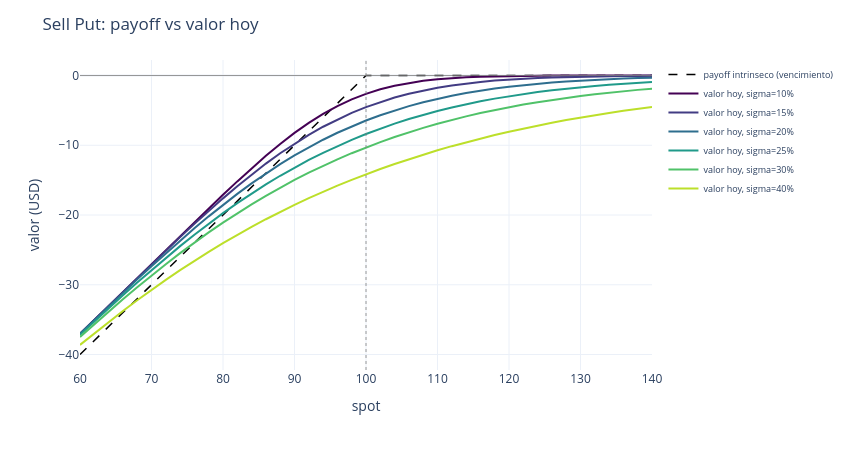
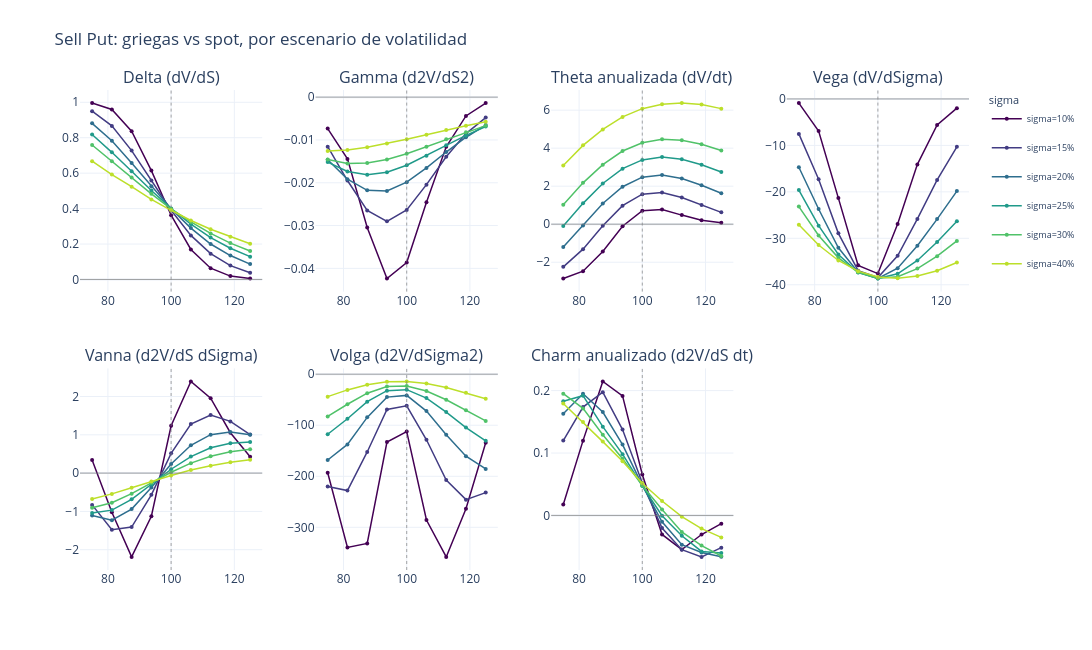

Notebook cell for these charts, in order:
### Markdown cell above
### `sell_put` -- put vendida (P100, x-1)

Espejo de `buy_put`: delta positiva, gamma/vega negativas, theta positiva. Riesgo grande si el
spot cae con fuerza (perdida casi tan grande como el nocional menos la prima cobrada) -- el
patron clasico de "vender puts para comprar la accion mas barata" visto desde el riesgo de cola.

### Code cell
grids_sell_put = analyze_strategy("sell_put", "Sell Put")

### Figure 1 — Plotly figure (JSON) as saved in the notebook; plotly's stock layout.template omitted (floating-point values rounded to 4 significant figures)
{"data": [{"hovertemplate": "spot=%{x:.1f}<br>payoff=%{y:.2f}<extra>vencimiento</extra>", "line": {"color": "black", "dash": "dash", "width": 1.5}, "mode": "lines", "name": "payoff intrinseco (vencimiento)", "type": "scatter", "x": [60.0, 62.0, 64.0, 66.0, 68.0, 70.0, 72.0, 74.0, 76.0, 78.0, 80.0, 82.0, 84.0, 86.0, 88.0, 90.0, 92.0, 94.0, 96.0, 98.0, 100.0, 102.0, 104.0, 106.0, 108.0, 110.0, 112.0, 114.0, 116.0, 118.0, 120.0, 122.0, 124.0, 126.0, 128.0, 130.0, 132.0, 134.0, 136.0, 138.0, 140.0], "y": [-40.0, -38.0, -36.0, -34.0, -32.0, -30.0, -28.0, -26.0, -24.0, -22.0, -20.0, -18.0, -16.0, -14.0, -12.0, -10.0, -8.0, -6.0, -4.0, -2.0, 0.0, 0.0, 0.0, 0.0, 0.0, 0.0, 0.0, 0.0, 0.0, 0.0, 0.0, 0.0, 0.0, 0.0, 0.0, 0.0, 0.0, 0.0, 0.0, 0.0, 0.0]}, {"hovertemplate": "spot=%{x:.1f}<br>valor=%{y:.2f}<extra>sigma=10%</extra>", "line": {"color": "rgb(68, 1, 84)", "width": 2}, "mode": "lines", "name": "valor hoy, sigma=10%", "type": "scatter", "x": [60.0, 62.0, 64.0, 66.0, 68.0, 70.0, 72.0, 74.0, 76.0, 78.0, 80.0, 82.0, 84.0, 86.0, 88.0, 90.0, 92.0, 94.0, 96.0, 98.0, 100.0, 102.0, 104.0, 106.0, 108.0, 110.0, 112.0, 114.0, 116.0, 118.0, 120.0, 122.0, 124.0, 126.0, 128.0, 130.0, 132.0, 134.0, 136.0, 138.0, 140.0], "y": [-37.03, -35.03, -33.03, -31.03, -29.03, -27.03, -25.03, -23.03, -21.04, -19.06, -17.1, -15.18, -13.31, -11.52, -9.814, -8.234, -6.796, -5.511, -4.389, -3.431, -2.63, -1.977, -1.459, -1.059, -0.7532, -0.5251, -0.3594, -0.2425, -0.1618, -0.1066, -0.06937, -0.04441, -0.02805, -0.01757, -0.01113, -0.006496, -0.003591, -0.001818, -0.000874, -0.0002843, -2.06e-05]}, {"hovertemplate": "spot=%{x:.1f}<br>valor=%{y:.2f}<extra>sigma=15%</extra>", "line": {"color": "rgb(66, 60, 131)", "width": 2}, "mode": "lines", "name": "valor hoy, sigma=15%", "type": "scatter", "x": [60.0, 62.0, 64.0, 66.0, 68.0, 70.0, 72.0, 74.0, 76.0, 78.0, 80.0, 82.0, 84.0, 86.0, 88.0, 90.0, 92.0, 94.0, 96.0, 98.0, 100.0, 102.0, 104.0, 106.0, 108.0, 110.0, 112.0, 114.0, 116.0, 118.0, 120.0, 122.0, 124.0, 126.0, 128.0, 130.0, 132.0, 134.0, 136.0, 138.0, 140.0], "y": [-37.02, -35.02, -33.03, -31.03, -29.04, -27.07, -25.11, -23.18, -21.27, -19.42, -17.62, -15.87, -14.21, -12.63, -11.15, -9.773, -8.504, -7.347, -6.3, -5.364, -4.533, -3.801, -3.164, -2.617, -2.15, -1.757, -1.427, -1.15, -0.9213, -0.7326, -0.5797, -0.4561, -0.358, -0.2801, -0.2184, -0.1697, -0.1316, -0.1016, -0.078, -0.05971, -0.04548]}, {"hovertemplate": "spot=%{x:.1f}<br>valor=%{y:.2f}<extra>sigma=20%</extra>", "line": {"color": "rgb(46, 110, 142)", "width": 2}, "mode": "lines", "name": "valor hoy, sigma=20%", "type": "scatter", "x": [60.0, 62.0, 64.0, 66.0, 68.0, 70.0, 72.0, 74.0, 76.0, 78.0, 80.0, 82.0, 84.0, 86.0, 88.0, 90.0, 92.0, 94.0, 96.0, 98.0, 100.0, 102.0, 104.0, 106.0, 108.0, 110.0, 112.0, 114.0, 116.0, 118.0, 120.0, 122.0, 124.0, 126.0, 128.0, 130.0, 132.0, 134.0, 136.0, 138.0, 140.0], "y": [-37.04, -35.07, -33.1, -31.15, -29.23, -27.33, -25.48, -23.67, -21.9, -20.19, -18.54, -16.97, -15.47, -14.05, -12.71, -11.46, -10.29, -9.21, -8.211, -7.294, -6.459, -5.698, -5.008, -4.386, -3.831, -3.336, -2.897, -2.51, -2.169, -1.87, -1.607, -1.377, -1.177, -1.003, -0.8531, -0.7241, -0.6131, -0.5194, -0.4392, -0.3713, -0.3135]}, {"hovertemplate": "spot=%{x:.1f}<br>valor=%{y:.2f}<extra>sigma=25%</extra>", "line": {"color": "rgb(32, 154, 138)", "width": 2}, "mode": "lines", "name": "valor hoy, sigma=25%", "type": "scatter", "x": [60.0, 62.0, 64.0, 66.0, 68.0, 70.0, 72.0, 74.0, 76.0, 78.0, 80.0, 82.0, 84.0, 86.0, 88.0, 90.0, 92.0, 94.0, 96.0, 98.0, 100.0, 102.0, 104.0, 106.0, 108.0, 110.0, 112.0, 114.0, 116.0, 118.0, 120.0, 122.0, 124.0, 126.0, 128.0, 130.0, 132.0, 134.0, 136.0, 138.0, 140.0], "y": [-37.18, -35.26, -33.36, -31.5, -29.67, -27.89, -26.15, -24.46, -22.83, -21.25, -19.74, -18.29, -16.92, -15.61, -14.37, -13.2, -12.11, -11.08, -10.12, -9.22, -8.389, -7.619, -6.905, -6.246, -5.64, -5.085, -4.579, -4.117, -3.696, -3.315, -2.971, -2.659, -2.377, -2.122, -1.892, -1.686, -1.499, -1.332, -1.181, -1.048, -0.9285]}, {"hovertemplate": "spot=%{x:.1f}<br>valor=%{y:.2f}<extra>sigma=30%</extra>", "line": {"color": "rgb(80, 194, 105)", "width": 2}, "mode": "lines", "name": "valor hoy, sigma=30%", "type": "scatter", "x": [60.0, 62.0, 64.0, 66.0, 68.0, 70.0, 72.0, 74.0, 76.0, 78.0, 80.0, 82.0, 84.0, 86.0, 88.0, 90.0, 92.0, 94.0, 96.0, 98.0, 100.0, 102.0, 104.0, 106.0, 108.0, 110.0, 112.0, 114.0, 116.0, 118.0, 120.0, 122.0, 124.0, 126.0, 128.0, 130.0, 132.0, 134.0, 136.0, 138.0, 140.0], "y": [-37.48, -35.65, -33.84, -32.08, -30.36, -28.68, -27.05, -25.47, -23.95, -22.49, -21.09, -19.74, -18.46, -17.24, -16.08, -14.98, -13.93, -12.95, -12.02, -11.14, -10.32, -9.547, -8.825, -8.147, -7.514, -6.923, -6.373, -5.862, -5.39, -4.952, -4.546, -4.171, -3.826, -3.508, -3.215, -2.945, -2.696, -2.466, -2.255, -2.061, -1.883]}, {"hovertemplate": "spot=%{x:.1f}<br>valor=%{y:.2f}<extra>sigma=40%</extra>", "line": {"color": "rgb(188, 223, 42)", "width": 2}, "mode": "lines", "name": "valor hoy, sigma=40%", "type": "scatter", "x": [60.0, 62.0, 64.0, 66.0, 68.0, 70.0, 72.0, 74.0, 76.0, 78.0, 80.0, 82.0, 84.0, 86.0, 88.0, 90.0, 92.0, 94.0, 96.0, 98.0, 100.0, 102.0, 104.0, 106.0, 108.0, 110.0, 112.0, 114.0, 116.0, 118.0, 120.0, 122.0, 124.0, 126.0, 128.0, 130.0, 132.0, 134.0, 136.0, 138.0, 140.0], "y": [-38.62, -36.96, -35.34, -33.75, -32.22, -30.73, -29.29, -27.9, -26.57, -25.28, -24.04, -22.85, -21.7, -20.61, -19.55, -18.55, -17.59, -16.67, -15.8, -14.96, -14.16, -13.4, -12.68, -11.99, -11.34, -10.72, -10.13, -9.57, -9.038, -8.534, -8.056, -7.604, -7.177, -6.774, -6.393, -6.031, -5.689, -5.367, -5.064, -4.778, -4.507]}], "layout": {"height": 450, "legend": {"font": {"size": 9}}, "margin": {"r": 20, "t": 60}, "shapes": [{"line": {"color": "gray", "width": 0.8}, "type": "line", "x0": 0, "x1": 1, "xref": "x domain", "y0": 0.0, "y1": 0.0, "yref": "y"}, {"line": {"color": "gray", "dash": "dot", "width": 0.8}, "type": "line", "x0": 100.0, "x1": 100.0, "xref": "x", "y0": 0, "y1": 1, "yref": "y domain"}], "title": {"text": "Sell Put: payoff vs valor hoy"}, "width": 850, "xaxis": {"title": {"text": "spot"}}, "yaxis": {"title": {"text": "valor (USD)"}}}}

### Figure 2 — Plotly figure (JSON) as saved in the notebook; plotly's stock layout.template omitted (floating-point values rounded to 4 significant figures)
{"data": [{"hovertemplate": "spot=%{x:.1f}<br>valor=%{y:.4f}<extra>sigma=10%</extra>", "legendgroup": "vol0", "line": {"color": "rgb(68, 1, 84)", "width": 1.5}, "marker": {"size": 4}, "mode": "lines+markers", "name": "sigma=10%", "showlegend": true, "type": "scatter", "x": [75.0, 81.25, 87.5, 93.75, 100.0, 106.2, 112.5, 118.8, 125.0], "xaxis": "x", "y": [0.9955, 0.9593, 0.8371, 0.6145, 0.3625, 0.1693, 0.06379, 0.01912, 0.005436], "yaxis": "y"}, {"hovertemplate": "spot=%{x:.1f}<br>valor=%{y:.4f}<extra>sigma=15%</extra>", "legendgroup": "vol1", "line": {"color": "rgb(66, 60, 131)", "width": 1.5}, "marker": {"size": 4}, "mode": "lines+markers", "name": "sigma=15%", "showlegend": true, "type": "scatter", "x": [75.0, 81.25, 87.5, 93.75, 100.0, 106.2, 112.5, 118.8, 125.0], "xaxis": "x", "y": [0.95, 0.8668, 0.7273, 0.5591, 0.3906, 0.2487, 0.1459, 0.07844, 0.0378], "yaxis": "y"}, {"hovertemplate": "spot=%{x:.1f}<br>valor=%{y:.4f}<extra>sigma=20%</extra>", "legendgroup": "vol2", "line": {"color": "rgb(46, 110, 142)", "width": 1.5}, "marker": {"size": 4}, "mode": "lines+markers", "name": "sigma=20%", "showlegend": true, "type": "scatter", "x": [75.0, 81.25, 87.5, 93.75, 100.0, 106.2, 112.5, 118.8, 125.0], "xaxis": "x", "y": [0.8813, 0.7827, 0.6577, 0.5258, 0.3987, 0.29, 0.2002, 0.135, 0.08695], "yaxis": "y"}, {"hovertemplate": "spot=%{x:.1f}<br>valor=%{y:.4f}<extra>sigma=25%</extra>", "legendgroup": "vol3", "line": {"color": "rgb(32, 154, 138)", "width": 1.5}, "marker": {"size": 4}, "mode": "lines+markers", "name": "sigma=25%", "showlegend": true, "type": "scatter", "x": [75.0, 81.25, 87.5, 93.75, 100.0, 106.2, 112.5, 118.8, 125.0], "xaxis": "x", "y": [0.8179, 0.7176, 0.6108, 0.5026, 0.4004, 0.3119, 0.2366, 0.1761, 0.1287], "yaxis": "y"}, {"hovertemplate": "spot=%{x:.1f}<br>valor=%{y:.4f}<extra>sigma=30%</extra>", "legendgroup": "vol4", "line": {"color": "rgb(80, 194, 105)", "width": 1.5}, "marker": {"size": 4}, "mode": "lines+markers", "name": "sigma=30%", "showlegend": true, "type": "scatter", "x": [75.0, 81.25, 87.5, 93.75, 100.0, 106.2, 112.5, 118.8, 125.0], "xaxis": "x", "y": [0.7591, 0.6669, 0.5755, 0.4835, 0.3981, 0.3246, 0.2598, 0.2054, 0.1606], "yaxis": "y"}, {"hovertemplate": "spot=%{x:.1f}<br>valor=%{y:.4f}<extra>sigma=40%</extra>", "legendgroup": "vol5", "line": {"color": "rgb(188, 223, 42)", "width": 1.5}, "marker": {"size": 4}, "mode": "lines+markers", "name": "sigma=40%", "showlegend": true, "type": "scatter", "x": [75.0, 81.25, 87.5, 93.75, 100.0, 106.2, 112.5, 118.8, 125.0], "xaxis": "x", "y": [0.6677, 0.5919, 0.5235, 0.4516, 0.3905, 0.333, 0.2834, 0.2405, 0.2016], "yaxis": "y"}, {"hovertemplate": "spot=%{x:.1f}<br>valor=%{y:.4f}<extra>sigma=10%</extra>", "legendgroup": "vol0", "line": {"color": "rgb(68, 1, 84)", "width": 1.5}, "marker": {"size": 4}, "mode": "lines+markers", "name": "sigma=10%", "showlegend": false, "type": "scatter", "x": [75.0, 81.25, 87.5, 93.75, 100.0, 106.2, 112.5, 118.8, 125.0], "xaxis": "x2", "y": [-0.007348, -0.01442, -0.03044, -0.04237, -0.03864, -0.02457, -0.01159, -0.004392, -0.001387], "yaxis": "y2"}, {"hovertemplate": "spot=%{x:.1f}<br>valor=%{y:.4f}<extra>sigma=15%</extra>", "legendgroup": "vol1", "line": {"color": "rgb(66, 60, 131)", "width": 1.5}, "marker": {"size": 4}, "mode": "lines+markers", "name": "sigma=15%", "showlegend": false, "type": "scatter", "x": [75.0, 81.25, 87.5, 93.75, 100.0, 106.2, 112.5, 118.8, 125.0], "xaxis": "x2", "y": [-0.01157, -0.01948, -0.02648, -0.02902, -0.02634, -0.02045, -0.01392, -0.008508, -0.00478], "yaxis": "y2"}, {"hovertemplate": "spot=%{x:.1f}<br>valor=%{y:.4f}<extra>sigma=20%</extra>", "legendgroup": "vol2", "line": {"color": "rgb(46, 110, 142)", "width": 1.5}, "marker": {"size": 4}, "mode": "lines+markers", "name": "sigma=20%", "showlegend": false, "type": "scatter", "x": [75.0, 81.25, 87.5, 93.75, 100.0, 106.2, 112.5, 118.8, 125.0], "xaxis": "x2", "y": [-0.01462, -0.01915, -0.02177, -0.02191, -0.01987, -0.01654, -0.01282, -0.009366, -0.006515], "yaxis": "y2"}, {"hovertemplate": "spot=%{x:.1f}<br>valor=%{y:.4f}<extra>sigma=25%</extra>", "legendgroup": "vol3", "line": {"color": "rgb(32, 154, 138)", "width": 1.5}, "marker": {"size": 4}, "mode": "lines+markers", "name": "sigma=25%", "showlegend": false, "type": "scatter", "x": [75.0, 81.25, 87.5, 93.75, 100.0, 106.2, 112.5, 118.8, 125.0], "xaxis": "x2", "y": [-0.01518, -0.01738, -0.01813, -0.01754, -0.0159, -0.01367, -0.01126, -0.008938, -0.006884], "yaxis": "y2"}, {"hovertemplate": "spot=%{x:.1f}<br>valor=%{y:.4f}<extra>sigma=30%</extra>", "legendgroup": "vol4", "line": {"color": "rgb(80, 194, 105)", "width": 1.5}, "marker": {"size": 4}, "mode": "lines+markers", "name": "sigma=30%", "showlegend": false, "type": "scatter", "x": [75.0, 81.25, 87.5, 93.75, 100.0, 106.2, 112.5, 118.8, 125.0], "xaxis": "x2", "y": [-0.01459, -0.01547, -0.01541, -0.01458, -0.01322, -0.01157, -0.009847, -0.008181, -0.006663], "yaxis": "y2"}, {"hovertemplate": "spot=%{x:.1f}<br>valor=%{y:.4f}<extra>sigma=40%</extra>", "legendgroup": "vol5", "line": {"color": "rgb(188, 223, 42)", "width": 1.5}, "marker": {"size": 4}, "mode": "lines+markers", "name": "sigma=40%", "showlegend": false, "type": "scatter", "x": [75.0, 81.25, 87.5, 93.75, 100.0, 106.2, 112.5, 118.8, 125.0], "xaxis": "x2", "y": [-0.01256, -0.01232, -0.01171, -0.01085, -0.009837, -0.008765, -0.007704, -0.006696, -0.005766], "yaxis": "y2"}, {"hovertemplate": "spot=%{x:.1f}<br>valor=%{y:.4f}<extra>sigma=10%</extra>", "legendgroup": "vol0", "line": {"color": "rgb(68, 1, 84)", "width": 1.5}, "marker": {"size": 4}, "mode": "lines+markers", "name": "sigma=10%", "showlegend": false, "type": "scatter", "x": [75.0, 81.25, 87.5, 93.75, 100.0, 106.2, 112.5, 118.8, 125.0], "xaxis": "x3", "y": [-2.857, -2.471, -1.438, -0.1077, 0.7138, 0.7766, 0.479, 0.2084, 0.07794], "yaxis": "y3"}, {"hovertemplate": "spot=%{x:.1f}<br>valor=%{y:.4f}<extra>sigma=15%</extra>", "legendgroup": "vol1", "line": {"color": "rgb(66, 60, 131)", "width": 1.5}, "marker": {"size": 4}, "mode": "lines+markers", "name": "sigma=15%", "showlegend": false, "type": "scatter", "x": [75.0, 81.25, 87.5, 93.75, 100.0, 106.2, 112.5, 118.8, 125.0], "xaxis": "x3", "y": [-2.243, -1.314, -0.08399, 0.9763, 1.577, 1.664, 1.405, 1.007, 0.6231], "yaxis": "y3"}, {"hovertemplate": "spot=%{x:.1f}<br>valor=%{y:.4f}<extra>sigma=20%</extra>", "legendgroup": "vol2", "line": {"color": "rgb(46, 110, 142)", "width": 1.5}, "marker": {"size": 4}, "mode": "lines+markers", "name": "sigma=20%", "showlegend": false, "type": "scatter", "x": [75.0, 81.25, 87.5, 93.75, 100.0, 106.2, 112.5, 118.8, 125.0], "xaxis": "x3", "y": [-1.198, -0.06557, 1.087, 1.972, 2.476, 2.592, 2.401, 2.052, 1.625], "yaxis": "y3"}, {"hovertemplate": "spot=%{x:.1f}<br>valor=%{y:.4f}<extra>sigma=25%</extra>", "legendgroup": "vol3", "line": {"color": "rgb(32, 154, 138)", "width": 1.5}, "marker": {"size": 4}, "mode": "lines+markers", "name": "sigma=25%", "showlegend": false, "type": "scatter", "x": [75.0, 81.25, 87.5, 93.75, 100.0, 106.2, 112.5, 118.8, 125.0], "xaxis": "x3", "y": [-0.09877, 1.096, 2.142, 2.923, 3.382, 3.528, 3.416, 3.13, 2.742], "yaxis": "y3"}, {"hovertemplate": "spot=%{x:.1f}<br>valor=%{y:.4f}<extra>sigma=30%</extra>", "legendgroup": "vol4", "line": {"color": "rgb(80, 194, 105)", "width": 1.5}, "marker": {"size": 4}, "mode": "lines+markers", "name": "sigma=30%", "showlegend": false, "type": "scatter", "x": [75.0, 81.25, 87.5, 93.75, 100.0, 106.2, 112.5, 118.8, 125.0], "xaxis": "x3", "y": [1.024, 2.176, 3.131, 3.85, 4.286, 4.466, 4.418, 4.202, 3.874], "yaxis": "y3"}, {"hovertemplate": "spot=%{x:.1f}<br>valor=%{y:.4f}<extra>sigma=40%</extra>", "legendgroup": "vol5", "line": {"color": "rgb(188, 223, 42)", "width": 1.5}, "marker": {"size": 4}, "mode": "lines+markers", "name": "sigma=40%", "showlegend": false, "type": "scatter", "x": [75.0, 81.25, 87.5, 93.75, 100.0, 106.2, 112.5, 118.8, 125.0], "xaxis": "x3", "y": [3.092, 4.147, 4.988, 5.644, 6.077, 6.309, 6.371, 6.296, 6.079], "yaxis": "y3"}, {"hovertemplate": "spot=%{x:.1f}<br>valor=%{y:.4f}<extra>sigma=10%</extra>", "legendgroup": "vol0", "line": {"color": "rgb(68, 1, 84)", "width": 1.5}, "marker": {"size": 4}, "mode": "lines+markers", "name": "sigma=10%", "showlegend": false, "type": "scatter", "x": [75.0, 81.25, 87.5, 93.75, 100.0, 106.2, 112.5, 118.8, 125.0], "xaxis": "x4", "y": [-0.8941, -6.895, -21.34, -35.82, -37.59, -26.92, -14.09, -5.59, -1.988], "yaxis": "y4"}, {"hovertemplate": "spot=%{x:.1f}<br>valor=%{y:.4f}<extra>sigma=15%</extra>", "legendgroup": "vol1", "line": {"color": "rgb(66, 60, 131)", "width": 1.5}, "marker": {"size": 4}, "mode": "lines+markers", "name": "sigma=15%", "showlegend": false, "type": "scatter", "x": [75.0, 81.25, 87.5, 93.75, 100.0, 106.2, 112.5, 118.8, 125.0], "xaxis": "x4", "y": [-7.526, -17.28, -28.94, -36.96, -38.45, -33.76, -25.83, -17.43, -10.32], "yaxis": "y4"}, {"hovertemplate": "spot=%{x:.1f}<br>valor=%{y:.4f}<extra>sigma=20%</extra>", "legendgroup": "vol2", "line": {"color": "rgb(46, 110, 142)", "width": 1.5}, "marker": {"size": 4}, "mode": "lines+markers", "name": "sigma=20%", "showlegend": false, "type": "scatter", "x": [75.0, 81.25, 87.5, 93.75, 100.0, 106.2, 112.5, 118.8, 125.0], "xaxis": "x4", "y": [-14.69, -23.69, -32.05, -37.3, -38.64, -36.44, -31.59, -25.86, -19.83], "yaxis": "y4"}, {"hovertemplate": "spot=%{x:.1f}<br>valor=%{y:.4f}<extra>sigma=25%</extra>", "legendgroup": "vol3", "line": {"color": "rgb(32, 154, 138)", "width": 1.5}, "marker": {"size": 4}, "mode": "lines+markers", "name": "sigma=25%", "showlegend": false, "type": "scatter", "x": [75.0, 81.25, 87.5, 93.75, 100.0, 106.2, 112.5, 118.8, 125.0], "xaxis": "x4", "y": [-19.62, -27.29, -33.48, -37.37, -38.65, -37.64, -34.77, -30.8, -26.33], "yaxis": "y4"}, {"hovertemplate": "spot=%{x:.1f}<br>valor=%{y:.4f}<extra>sigma=30%</extra>", "legendgroup": "vol4", "line": {"color": "rgb(80, 194, 105)", "width": 1.5}, "marker": {"size": 4}, "mode": "lines+markers", "name": "sigma=30%", "showlegend": false, "type": "scatter", "x": [75.0, 81.25, 87.5, 93.75, 100.0, 106.2, 112.5, 118.8, 125.0], "xaxis": "x4", "y": [-23.16, -29.39, -34.21, -37.33, -38.58, -38.26, -36.52, -33.84, -30.55], "yaxis": "y4"}, {"hovertemplate": "spot=%{x:.1f}<br>valor=%{y:.4f}<extra>sigma=40%</extra>", "legendgroup": "vol5", "line": {"color": "rgb(188, 223, 42)", "width": 1.5}, "marker": {"size": 4}, "mode": "lines+markers", "name": "sigma=40%", "showlegend": false, "type": "scatter", "x": [75.0, 81.25, 87.5, 93.75, 100.0, 106.2, 112.5, 118.8, 125.0], "xaxis": "x4", "y": [-27.06, -31.43, -34.77, -37.07, -38.34, -38.61, -38.11, -36.99, -35.2], "yaxis": "y4"}, {"hovertemplate": "spot=%{x:.1f}<br>valor=%{y:.4f}<extra>sigma=10%</extra>", "legendgroup": "vol0", "line": {"color": "rgb(68, 1, 84)", "width": 1.5}, "marker": {"size": 4}, "mode": "lines+markers", "name": "sigma=10%", "showlegend": false, "type": "scatter", "x": [75.0, 81.25, 87.5, 93.75, 100.0, 106.2, 112.5, 118.8, 125.0], "xaxis": "x5", "y": [0.3454, -1.024, -2.189, -1.125, 1.237, 2.393, 1.957, 1.055, 0.4272], "yaxis": "y5"}, {"hovertemplate": "spot=%{x:.1f}<br>valor=%{y:.4f}<extra>sigma=15%</extra>", "legendgroup": "vol1", "line": {"color": "rgb(66, 60, 131)", "width": 1.5}, "marker": {"size": 4}, "mode": "lines+markers", "name": "sigma=15%", "showlegend": false, "type": "scatter", "x": [75.0, 81.25, 87.5, 93.75, 100.0, 106.2, 112.5, 118.8, 125.0], "xaxis": "x5", "y": [-0.83, -1.477, -1.409, -0.5669, 0.5159, 1.281, 1.518, 1.351, 1.006], "yaxis": "y5"}, {"hovertemplate": "spot=%{x:.1f}<br>valor=%{y:.4f}<extra>sigma=20%</extra>", "legendgroup": "vol2", "line": {"color": "rgb(46, 110, 142)", "width": 1.5}, "marker": {"size": 4}, "mode": "lines+markers", "name": "sigma=20%", "showlegend": false, "type": "scatter", "x": [75.0, 81.25, 87.5, 93.75, 100.0, 106.2, 112.5, 118.8, 125.0], "xaxis": "x5", "y": [-1.108, -1.229, -0.9392, -0.3776, 0.2386, 0.7276, 1.004, 1.074, 0.9993], "yaxis": "y5"}, {"hovertemplate": "spot=%{x:.1f}<br>valor=%{y:.4f}<extra>sigma=25%</extra>", "legendgroup": "vol3", "line": {"color": "rgb(32, 154, 138)", "width": 1.5}, "marker": {"size": 4}, "mode": "lines+markers", "name": "sigma=25%", "showlegend": false, "type": "scatter", "x": [75.0, 81.25, 87.5, 93.75, 100.0, 106.2, 112.5, 118.8, 125.0], "xaxis": "x5", "y": [-1.042, -0.9664, -0.6837, -0.2957, 0.1015, 0.433, 0.6615, 0.782, 0.8106], "yaxis": "y5"}, {"hovertemplate": "spot=%{x:.1f}<br>valor=%{y:.4f}<extra>sigma=30%</extra>", "legendgroup": "vol4", "line": {"color": "rgb(80, 194, 105)", "width": 1.5}, "marker": {"size": 4}, "mode": "lines+markers", "name": "sigma=30%", "showlegend": false, "type": "scatter", "x": [75.0, 81.25, 87.5, 93.75, 100.0, 106.2, 112.5, 118.8, 125.0], "xaxis": "x5", "y": [-0.9066, -0.7732, -0.5357, -0.2544, 0.0229, 0.2607, 0.4411, 0.5595, 0.6213], "yaxis": "y5"}, {"hovertemplate": "spot=%{x:.1f}<br>valor=%{y:.4f}<extra>sigma=40%</extra>", "legendgroup": "vol5", "line": {"color": "rgb(188, 223, 42)", "width": 1.5}, "marker": {"size": 4}, "mode": "lines+markers", "name": "sigma=40%", "showlegend": false, "type": "scatter", "x": [75.0, 81.25, 87.5, 93.75, 100.0, 106.2, 112.5, 118.8, 125.0], "xaxis": "x5", "y": [-0.674, -0.5424, -0.3831, -0.2173, -0.05974, 0.07894, 0.1937, 0.283, 0.3477], "yaxis": "y5"}, {"hovertemplate": "spot=%{x:.1f}<br>valor=%{y:.4f}<extra>sigma=10%</extra>", "legendgroup": "vol0", "line": {"color": "rgb(68, 1, 84)", "width": 1.5}, "marker": {"size": 4}, "mode": "lines+markers", "name": "sigma=10%", "showlegend": false, "type": "scatter", "x": [75.0, 81.25, 87.5, 93.75, 100.0, 106.2, 112.5, 118.8, 125.0], "xaxis": "x6", "y": [-193.1, -339.5, -331.5, -133.1, -112.3, -285.7, -358.0, -263.7, -134.5], "yaxis": "y6"}, {"hovertemplate": "spot=%{x:.1f}<br>valor=%{y:.4f}<extra>sigma=15%</extra>", "legendgroup": "vol1", "line": {"color": "rgb(66, 60, 131)", "width": 1.5}, "marker": {"size": 4}, "mode": "lines+markers", "name": "sigma=15%", "showlegend": false, "type": "scatter", "x": [75.0, 81.25, 87.5, 93.75, 100.0, 106.2, 112.5, 118.8, 125.0], "xaxis": "x6", "y": [-220.0, -227.9, -152.3, -69.07, -61.82, -128.5, -207.3, -245.8, -232.0], "yaxis": "y6"}, {"hovertemplate": "spot=%{x:.1f}<br>valor=%{y:.4f}<extra>sigma=20%</extra>", "legendgroup": "vol2", "line": {"color": "rgb(46, 110, 142)", "width": 1.5}, "marker": {"size": 4}, "mode": "lines+markers", "name": "sigma=20%", "showlegend": false, "type": "scatter", "x": [75.0, 81.25, 87.5, 93.75, 100.0, 106.2, 112.5, 118.8, 125.0], "xaxis": "x6", "y": [-168.1, -137.6, -84.57, -44.88, -41.47, -72.19, -118.7, -160.7, -185.5], "yaxis": "y6"}, {"hovertemplate": "spot=%{x:.1f}<br>valor=%{y:.4f}<extra>sigma=25%</extra>", "legendgroup": "vol3", "line": {"color": "rgb(32, 154, 138)", "width": 1.5}, "marker": {"size": 4}, "mode": "lines+markers", "name": "sigma=25%", "showlegend": false, "type": "scatter", "x": [75.0, 81.25, 87.5, 93.75, 100.0, 106.2, 112.5, 118.8, 125.0], "xaxis": "x6", "y": [-117.6, -87.24, -53.75, -32.2, -30.3, -46.71, -74.25, -104.5, -130.5], "yaxis": "y6"}, {"hovertemplate": "spot=%{x:.1f}<br>valor=%{y:.4f}<extra>sigma=30%</extra>", "legendgroup": "vol4", "line": {"color": "rgb(80, 194, 105)", "width": 1.5}, "marker": {"size": 4}, "mode": "lines+markers", "name": "sigma=30%", "showlegend": false, "type": "scatter", "x": [75.0, 81.25, 87.5, 93.75, 100.0, 106.2, 112.5, 118.8, 125.0], "xaxis": "x6", "y": [-82.66, -58.86, -37.21, -24.31, -23.11, -32.85, -50.05, -70.84, -91.52], "yaxis": "y6"}, {"hovertemplate": "spot=%{x:.1f}<br>valor=%{y:.4f}<extra>sigma=40%</extra>", "legendgroup": "vol5", "line": {"color": "rgb(188, 223, 42)", "width": 1.5}, "marker": {"size": 4}, "mode": "lines+markers", "name": "sigma=40%", "showlegend": false, "type": "scatter", "x": [75.0, 81.25, 87.5, 93.75, 100.0, 106.2, 112.5, 118.8, 125.0], "xaxis": "x6", "y": [-43.92, -30.74, -20.5, -14.83, -14.24, -18.4, -26.23, -36.53, -48.11], "yaxis": "y6"}, {"hovertemplate": "spot=%{x:.1f}<br>valor=%{y:.4f}<extra>sigma=10%</extra>", "legendgroup": "vol0", "line": {"color": "rgb(68, 1, 84)", "width": 1.5}, "marker": {"size": 4}, "mode": "lines+markers", "name": "sigma=10%", "showlegend": false, "type": "scatter", "x": [75.0, 81.25, 87.5, 93.75, 100.0, 106.2, 112.5, 118.8, 125.0], "xaxis": "x7", "y": [0.01745, 0.1199, 0.2146, 0.1915, 0.06571, -0.0304, -0.05474, -0.03056, -0.0131], "yaxis": "y7"}, {"hovertemplate": "spot=%{x:.1f}<br>valor=%{y:.4f}<extra>sigma=15%</extra>", "legendgroup": "vol1", "line": {"color": "rgb(66, 60, 131)", "width": 1.5}, "marker": {"size": 4}, "mode": "lines+markers", "name": "sigma=15%", "showlegend": false, "type": "scatter", "x": [75.0, 81.25, 87.5, 93.75, 100.0, 106.2, 112.5, 118.8, 125.0], "xaxis": "x7", "y": [0.1199, 0.1736, 0.1974, 0.1376, 0.05186, -0.02017, -0.05485, -0.06644, -0.05163], "yaxis": "y7"}, {"hovertemplate": "spot=%{x:.1f}<br>valor=%{y:.4f}<extra>sigma=20%</extra>", "legendgroup": "vol2", "line": {"color": "rgb(46, 110, 142)", "width": 1.5}, "marker": {"size": 4}, "mode": "lines+markers", "name": "sigma=20%", "showlegend": false, "type": "scatter", "x": [75.0, 81.25, 87.5, 93.75, 100.0, 106.2, 112.5, 118.8, 125.0], "xaxis": "x7", "y": [0.1631, 0.1949, 0.1658, 0.1136, 0.04815, -0.01014, -0.04678, -0.05944, -0.06621], "yaxis": "y7"}, {"hovertemplate": "spot=%{x:.1f}<br>valor=%{y:.4f}<extra>sigma=25%</extra>", "legendgroup": "vol3", "line": {"color": "rgb(32, 154, 138)", "width": 1.5}, "marker": {"size": 4}, "mode": "lines+markers", "name": "sigma=25%", "showlegend": false, "type": "scatter", "x": [75.0, 81.25, 87.5, 93.75, 100.0, 106.2, 112.5, 118.8, 125.0], "xaxis": "x7", "y": [0.1831, 0.1919, 0.1422, 0.09816, 0.04737, -0.0003501, -0.0325, -0.05763, -0.0602], "yaxis": "y7"}, {"hovertemplate": "spot=%{x:.1f}<br>valor=%{y:.4f}<extra>sigma=30%</extra>", "legendgroup": "vol4", "line": {"color": "rgb(80, 194, 105)", "width": 1.5}, "marker": {"size": 4}, "mode": "lines+markers", "name": "sigma=30%", "showlegend": false, "type": "scatter", "x": [75.0, 81.25, 87.5, 93.75, 100.0, 106.2, 112.5, 118.8, 125.0], "xaxis": "x7", "y": [0.1952, 0.1715, 0.1294, 0.09101, 0.04811, 0.009428, -0.02638, -0.04827, -0.06502], "yaxis": "y7"}, {"hovertemplate": "spot=%{x:.1f}<br>valor=%{y:.4f}<extra>sigma=40%</extra>", "legendgroup": "vol5", "line": {"color": "rgb(188, 223, 42)", "width": 1.5}, "marker": {"size": 4}, "mode": "lines+markers", "name": "sigma=40%", "showlegend": false, "type": "scatter", "x": [75.0, 81.25, 87.5, 93.75, 100.0, 106.2, 112.5, 118.8, 125.0], "xaxis": "x7", "y": [0.1793, 0.1495, 0.1183, 0.08669, 0.05153, 0.02319, -0.001986, -0.0211, -0.03514], "yaxis": "y7"}], "layout": {"annotations": [{"font": {"size": 16}, "showarrow": false, "text": "Delta (dV/dS)", "x": 0.1025, "xanchor": "center", "xref": "paper", "y": 1.0, "yanchor": "bottom", "yref": "paper"}, {"font": {"size": 16}, "showarrow": false, "text": "Gamma (d2V/dS2)", "x": 0.3675, "xanchor": "center", "xref": "paper", "y": 1.0, "yanchor": "bottom", "yref": "paper"}, {"font": {"size": 16}, "showarrow": false, "text": "Theta anualizada (dV/dt)", "x": 0.6325, "xanchor": "center", "xref": "paper", "y": 1.0, "yanchor": "bottom", "yref": "paper"}, {"font": {"size": 16}, "showarrow": false, "text": "Vega (dV/dSigma)", "x": 0.8975, "xanchor": "center", "xref": "paper", "y": 1.0, "yanchor": "bottom", "yref": "paper"}, {"font": {"size": 16}, "showarrow": false, "text": "Vanna (d2V/dS dSigma)", "x": 0.1025, "xanchor": "center", "xref": "paper", "y": 0.42, "yanchor": "bottom", "yref": "paper"}, {"font": {"size": 16}, "showarrow": false, "text": "Volga (d2V/dSigma2)", "x": 0.3675, "xanchor": "center", "xref": "paper", "y": 0.42, "yanchor": "bottom", "yref": "paper"}, {"font": {"size": 16}, "showarrow": false, "text": "Charm anualizado (d2V/dS dt)", "x": 0.6325, "xanchor": "center", "xref": "paper", "y": 0.42, "yanchor": "bottom", "yref": "paper"}], "height": 650, "legend": {"font": {"size": 9}, "title": {"text": "sigma"}}, "margin": {"r": 20, "t": 90}, "shapes": [{"line": {"color": "gray", "width": 0.7}, "type": "line", "x0": 0, "x1": 1, "xref": "x domain", "y0": 0.0, "y1": 0.0, "yref": "y"}, {"line": {"color": "gray", "dash": "dot", "width": 0.7}, "type": "line", "x0": 100.0, "x1": 100.0, "xref": "x", "y0": 0, "y1": 1, "yref": "y domain"}, {"line": {"color": "gray", "width": 0.7}, "type": "line", "x0": 0, "x1": 1, "xref": "x2 domain", "y0": 0.0, "y1": 0.0, "yref": "y2"}, {"line": {"color": "gray", "dash": "dot", "width": 0.7}, "type": "line", "x0": 100.0, "x1": 100.0, "xref": "x2", "y0": 0, "y1": 1, "yref": "y2 domain"}, {"line": {"color": "gray", "width": 0.7}, "type": "line", "x0": 0, "x1": 1, "xref": "x3 domain", "y0": 0.0, "y1": 0.0, "yref": "y3"}, {"line": {"color": "gray", "dash": "dot", "width": 0.7}, "type": "line", "x0": 100.0, "x1": 100.0, "xref": "x3", "y0": 0, "y1": 1, "yref": "y3 domain"}, {"line": {"color": "gray", "width": 0.7}, "type": "line", "x0": 0, "x1": 1, "xref": "x4 domain", "y0": 0.0, "y1": 0.0, "yref": "y4"}, {"line": {"color": "gray", "dash": "dot", "width": 0.7}, "type": "line", "x0": 100.0, "x1": 100.0, "xref": "x4", "y0": 0, "y1": 1, "yref": "y4 domain"}, {"line": {"color": "gray", "width": 0.7}, "type": "line", "x0": 0, "x1": 1, "xref": "x5 domain", "y0": 0.0, "y1": 0.0, "yref": "y5"}, {"line": {"color": "gray", "dash": "dot", "width": 0.7}, "type": "line", "x0": 100.0, "x1": 100.0, "xref": "x5", "y0": 0, "y1": 1, "yref": "y5 domain"}, {"line": {"color": "gray", "width": 0.7}, "type": "line", "x0": 0, "x1": 1, "xref": "x6 domain", "y0": 0.0, "y1": 0.0, "yref": "y6"}, {"line": {"color": "gray", "dash": "dot", "width": 0.7}, "type": "line", "x0": 100.0, "x1": 100.0, "xref": "x6", "y0": 0, "y1": 1, "yref": "y6 domain"}, {"line": {"color": "gray", "width": 0.7}, "type": "line", "x0": 0, "x1": 1, "xref": "x7 domain", "y0": 0.0, "y1": 0.0, "yref": "y7"}, {"line": {"color": "gray", "dash": "dot", "width": 0.7}, "type": "line", "x0": 100.0, "x1": 100.0, "xref": "x7", "y0": 0, "y1": 1, "yref": "y7 domain"}], "title": {"text": "Sell Put: griegas vs spot, por escenario de volatilidad"}, "width": 1450, "xaxis": {"anchor": "y", "domain": [0.0, 0.205]}, "xaxis2": {"anchor": "y2", "domain": [0.265, 0.47]}, "xaxis3": {"anchor": "y3", "domain": [0.53, 0.735]}, "xaxis4": {"anchor": "y4", "domain": [0.795, 1.0]}, "xaxis5": {"anchor": "y5", "domain": [0.0, 0.205]}, "xaxis6": {"anchor": "y6", "domain": [0.265, 0.47]}, "xaxis7": {"anchor": "y7", "domain": [0.53, 0.735]}, "xaxis8": {"anchor": "y8", "domain": [0.795, 1.0]}, "yaxis": {"anchor": "x", "domain": [0.58, 1.0]}, "yaxis2": {"anchor": "x2", "domain": [0.58, 1.0]}, "yaxis3": {"anchor": "x3", "domain": [0.58, 1.0]}, "yaxis4": {"anchor": "x4", "domain": [0.58, 1.0]}, "yaxis5": {"anchor": "x5", "domain": [0.0, 0.42]}, "yaxis6": {"anchor": "x6", "domain": [0.0, 0.42]}, "yaxis7": {"anchor": "x7", "domain": [0.0, 0.42]}, "yaxis8": {"anchor": "x8", "domain": [0.0, 0.42]}}}
